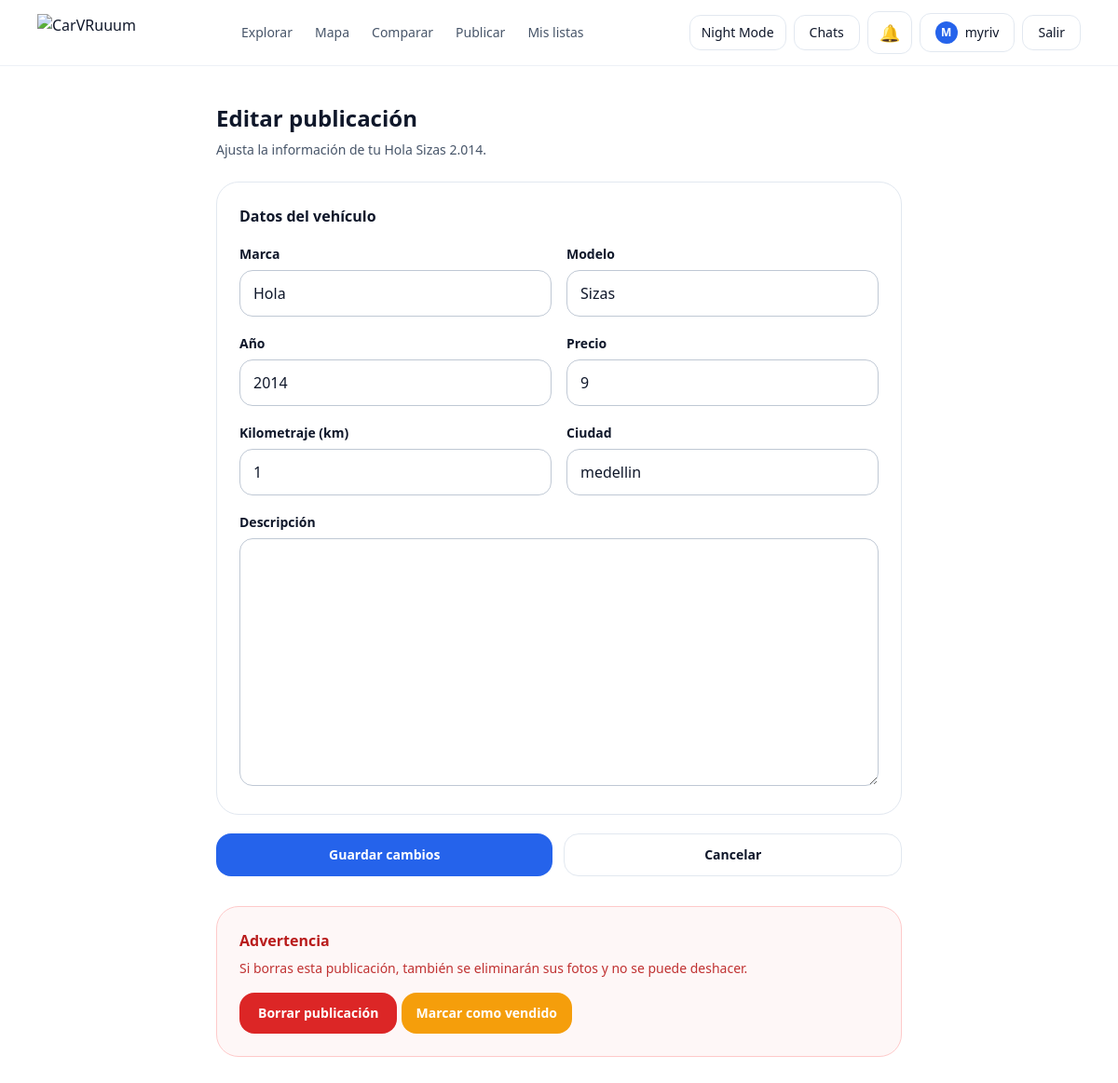
Screenshot of /cars/22/edit/ (signed in) with the database file from the repository.
### cars/models.py (models this page shows, shortened)
class Car(models.Model):
    owner = models.ForeignKey(settings.AUTH_USER_MODEL, on_delete=models.CASCADE, related_name="cars")
    make = models.CharField(max_length=60)
    model = models.CharField(max_length=60)
    year = models.PositiveIntegerField(validators=[MinValueValidator(1950), MaxValueValidator(2100)])
    price = models.PositiveIntegerField(validators=[MinValueValidator(0)])
    mileage_km = models.PositiveIntegerField(default=0, validators=[MinValueValidator(0)])
    is_sold = models.BooleanField(default=False)
    sold_at = models.DateTimeField(blank=True, null=True)
    city = models.CharField(max_length=80, blank=True, default="")
    description = models.TextField(blank=True, default="")
    is_active = models.BooleanField(default=True)
    view_count = models.PositiveIntegerField(default=0)
    created_at = models.DateTimeField(auto_now_add=True)
    class Meta:
        ordering = ["-created_at"]

### cars/views.py (the view)
# urls.py: path("<int:car_id>/edit/", views.car_edit, name="car_edit"),
@login_required
def car_edit(request, car_id: int):
    car = get_object_or_404(Car, id=car_id, owner=request.user)
    if request.method == "POST":
        car_form = CarForm(request.POST, instance=car)
        if car_form.is_valid():
            car_form.save()
            return redirect("cars:car_detail", car_id=car.id)
    else:
        car_form = CarForm(instance=car)
    return render(request, "cars/car_edit.html", {
        "car": car,
        "car_form": car_form,
    })

### cars/forms.py
class CarForm(forms.ModelForm):
    class Meta:
        model = Car
        fields = ["make", "model", "year", "price", "mileage_km", "city", "description"]

### notifications/context_processors.py (called while the page is built, shortened)
def notifications(request):
    if request.user.is_authenticated:
        unread_qs = request.user.notifications.filter(
            is_read=False
        ).order_by("-created_at")[:10]
        notifications_list = []
        return {
            "navbar_notifications": notifications_list,
            "navbar_notifications_count": len(notifications_list),
        }
    return {}

### cars/templates/cars/car_edit.html (shortened to what this page needs)
{% extends "base.html" %}
{% block content %}
<section class="mx-auto max-w-3xl px-4 py-10">
  <h1 class="text-2xl font-bold">Editar publicación</h1>
  <p class="mt-2 text-sm text-slate-600 dark:text-slate-300">
    Ajusta la información de tu {{ car.make }} {{ car.model }} {{ car.year }}.
  </p>
  <form method="post" class="mt-6 space-y-5">
    <div class="rounded-3xl border border-slate-200 p-6 dark:border-slate-800">
      <h2 class="font-semibold">Datos del vehículo</h2>
      <div class="mt-4 grid gap-4 sm:grid-cols-2">
        <div>
          <label class="text-sm font-semibold">Marca</label>
          {{ car_form.make }}
        </div>
        <div>
          <label class="text-sm font-semibold">Modelo</label>
          {{ car_form.model }}
        </div>
        <div>
          <label class="text-sm font-semibold">Año</label>
          {{ car_form.year }}
        </div>
        <div>
          <label class="text-sm font-semibold">Precio</label>
          {{ car_form.price }}
        </div>
        <div>
          <label class="text-sm font-semibold">Kilometraje (km)</label>
          {{ car_form.mileage_km }}
        </div>
        <div>
          <label class="text-sm font-semibold">Ciudad</label>
          {{ car_form.city }}
        </div>
      </div>
      <div class="mt-4">
        <label class="text-sm font-semibold">Descripción</label>
        {{ car_form.description }}
      </div>
    </div>
    <div class="flex flex-col gap-3 sm:flex-row">
      <button class="w-full rounded-2xl bg-blue-600 py-3 text-sm font-semibold text-white hover:bg-blue-700" type="submit">
        Guardar cambios
      </button>
      <a href="{% url 'cars:car_detail' car.id %}" class="w-full rounded-2xl border border-slate-200 py-3 text-center text-sm font-semibold hover:bg-slate-50 dark:border-slate-800 dark:hover:bg-slate-900">
        Cancelar
      </a>
    </div>
  </form>
  <div class="mt-8 rounded-3xl border border-red-200 bg-red-50/60 p-6 dark:border-red-900/40 dark:bg-red-950/20">
    <h2 class="text-base font-semibold text-red-700 dark:text-red-300">Advertencia</h2>
    <p class="mt-2 text-sm text-red-700/90 dark:text-red-300/90">
      Si borras esta publicación, también se eliminarán sus fotos y no se puede deshacer.
    </p>
    <form method="post" action="{% url 'cars:car_delete' car.id %}" class="mt-4">
      <button
        type="submit"
        class="rounded-2xl bg-red-600 px-5 py-3 text-sm font-semibold text-white hover:bg-red-700"
        onclick="return confirm('¿Seguro que quieres borrar esta publicación? Esta acción no se puede deshacer.');">
        Borrar publicación
      </button>
      {% if user.is_authenticated and user == car.owner %}
  <form method="post" action="{% url 'cars:toggle_sold' car.id %}" class="mt-4">
    {% if car.is_sold %}
      <button type="submit"
              class="rounded-2xl bg-emerald-600 px-4 py-3 text-sm font-semibold text-white hover:bg-emerald-700">
        Marcar como disponible
      </button>
    {% else %}
      <button type="submit"
              class="rounded-2xl bg-amber-500 px-4 py-3 text-sm font-semibold text-white hover:bg-amber-600">
        Marcar como vendido
      </button>
    {% endif %}
  </form>
{% endif %}
    </form>
  </div>
</section>
{% endblock %}

### templates/base.html (shortened to what this page needs)
{% load static %}
<!doctype html>
<html lang="es" class="">
<head>
  <script src="https://cdn.tailwindcss.com"></script>
</head>
<body class="min-h-screen bg-white text-slate-900 dark:bg-slate-950 dark:text-slate-100">
  <header class="sticky top-0 z-50 border-b border-slate-200/60 bg-white/80 backdrop-blur dark:border-slate-800/60 dark:bg-slate-950/70">
    <div class="mx-auto flex max-w-6xl items-center justify-between px-4 py-3">
      <a href="{% url 'landing' %}" class="flex items-center">
        <img
          src="{% static 'account/img/carvruum-logo.png' %}"
          alt="CarVRuuum"
          class="h-8 w-auto object-contain md:h-10"
        >
      </a>
      <nav class="hidden items-center gap-6 md:flex">
        <a href="{% url 'cars:cars_list' %}" class="text-sm text-slate-600 hover:text-slate-900 dark:text-slate-300 dark:hover:text-white">
          Explorar
        </a>
        <a href="{% url 'cars:map' %}" class="text-sm text-slate-600 hover:text-slate-900 dark:text-slate-300 dark:hover:text-white">
          Mapa
        </a>
        <a href="{% url 'cars:compare_cars' %}" class="text-sm text-slate-600 hover:text-slate-900 dark:text-slate-300 dark:hover:text-white">
          Comparar
        </a>
        {% if user.is_authenticated %}
          <a href="{% url 'cars:car_create' %}" class="text-sm text-slate-600 hover:text-slate-900 dark:text-slate-300 dark:hover:text-white">
            Publicar
          </a>
          <a href="{% url 'cars:car_lists' %}" class="text-sm text-slate-600 hover:text-slate-900 dark:text-slate-300 dark:hover:text-white">
            Mis listas
          </a>
        {% else %}
          <a href="{% url 'login' %}?next={% url 'cars:car_create' %}" class="text-sm text-slate-600 hover:text-slate-900 dark:text-slate-300 dark:hover:text-white">
            Publicar
          </a>
        {% endif %}
      </nav>
      <div class="hidden items-center gap-2 md:flex">
        <button onclick="toggleTheme()"
          class="rounded-xl border border-slate-200 px-3 py-2 text-sm hover:bg-slate-50 dark:border-slate-800 dark:hover:bg-slate-900">
          Night Mode
        </button>
        {% if user.is_authenticated %}
          <a href="{% url 'messaging:conversation_list' %}"
             class="rounded-xl border border-slate-200 px-4 py-2 text-sm font-medium hover:bg-slate-50 dark:border-slate-800 dark:hover:bg-slate-900">
            Chats
          </a>
          {% include "notifications/notification_dropdown.html" %}
          <a href="{% url 'profile' %}"
             class="flex items-center gap-2 rounded-xl border border-slate-200 px-4 py-2 text-sm font-medium hover:bg-slate-50 dark:border-slate-800 dark:hover:bg-slate-900">
            <span class="flex h-6 w-6 items-center justify-center rounded-full bg-blue-600 text-xs font-bold uppercase text-white">
              {{ user.username|slice:":1" }}
            </span>
            {{ user.username }}
          </a>
          <form method="post" action="{% url 'logout' %}">
            <button class="rounded-xl border border-slate-200 px-4 py-2 text-sm hover:bg-slate-50 dark:border-slate-800 dark:hover:bg-slate-900">
              Salir
            </button>
          </form>
        {% endif %}
      </div>
    </div>
  </header>
  {% block content %}{% endblock %}
</body>
</html>

### cars/templates/cars/car_edit.html (style rules this page uses)
input, textarea, select { width: 100%; margin-top: 6px; padding: 12px 14px; border-radius: 14px; border: 1px solid rgba(148,163,184,.6); background: transparent; }
textarea { min-height: 120px; }

### rows the page displays
Car: make "Hola", model "Sizas", year "2.014", year "2014", price "9", mileage_km "1", city "medellin"

### other values shown
{{ user.username|slice:":1" }} "M"
{{ user.username }} "myriv"
